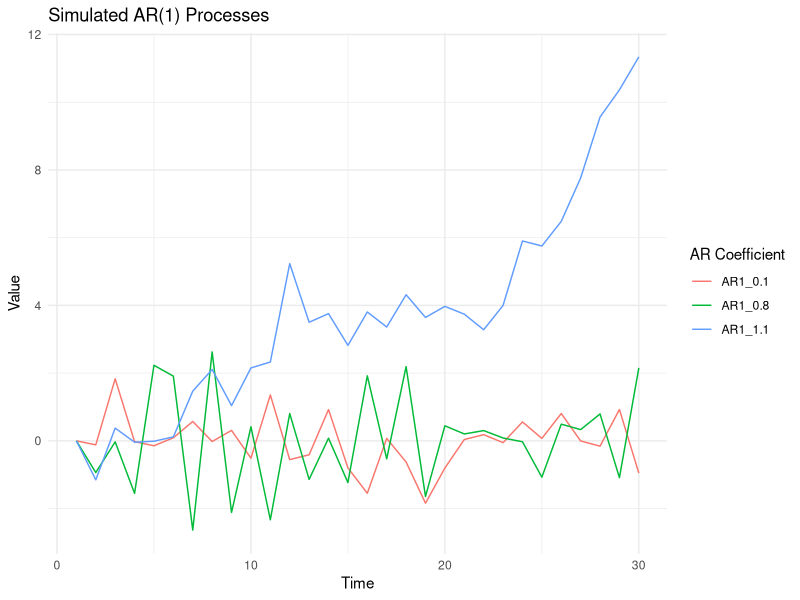

R code for this plot:
# Load necessary library
library(ggplot2)

# Function to simulate AR(1) process
simulate_ar1 <- function(phi, n, start_value, sigma) {
  series <- numeric(n)
  series[1] <- start_value
  for (i in 2:n) {
    series[i] <- phi * series[i - 1] + rnorm(sigma)
  }
  return(series)
}

# Set parameters
n <- 30
sigma <- 1
# number of observations
start_value <- 0  # starting value for all series

# Simulate AR(1) processes with different coefficients
ar1_0.1 <- simulate_ar1(0.1, n, start_value, sigma)
ar1_0.8 <- simulate_ar1(-0.8, n, start_value, sigma)
ar1_1.1 <- simulate_ar1(1.1, n, start_value, sigma)


# Create a data frame for plotting
df <- data.frame(
  time = 1:n,
  AR1_0.1 = ar1_0.1,
  AR1_0.8 = ar1_0.8,
  AR1_1.1 = ar1_1.1
)

# Reshape data for ggplot
df_long <- reshape2::melt(df, id.vars = "time")

# Plotting
ggplot(df_long, aes(x = time, y = value, color = variable)) +
  geom_line() +
  labs(title = "Simulated AR(1) Processes",
       x = "Time",
       y = "Value",
       color = "AR Coefficient") +
  theme_minimal()
